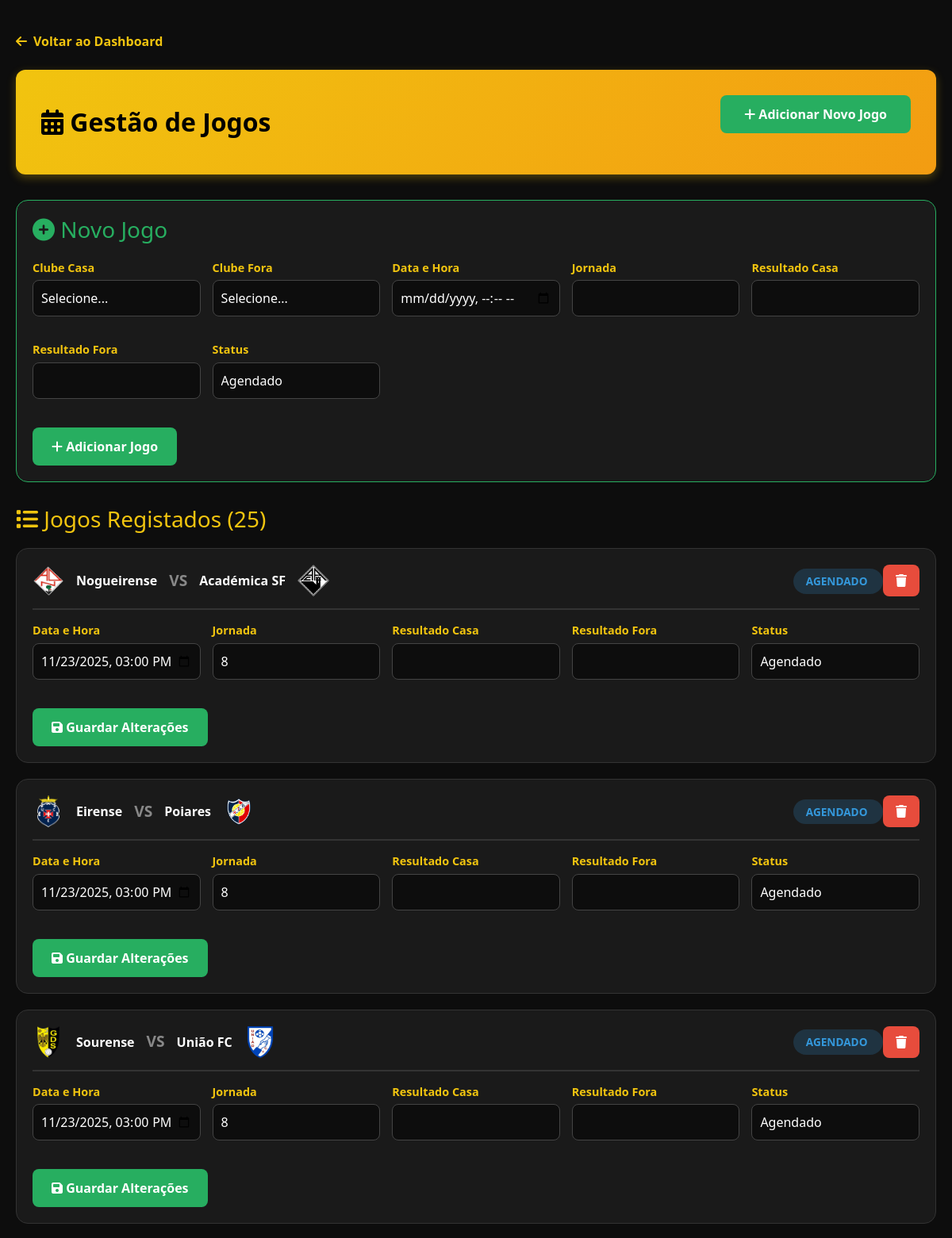
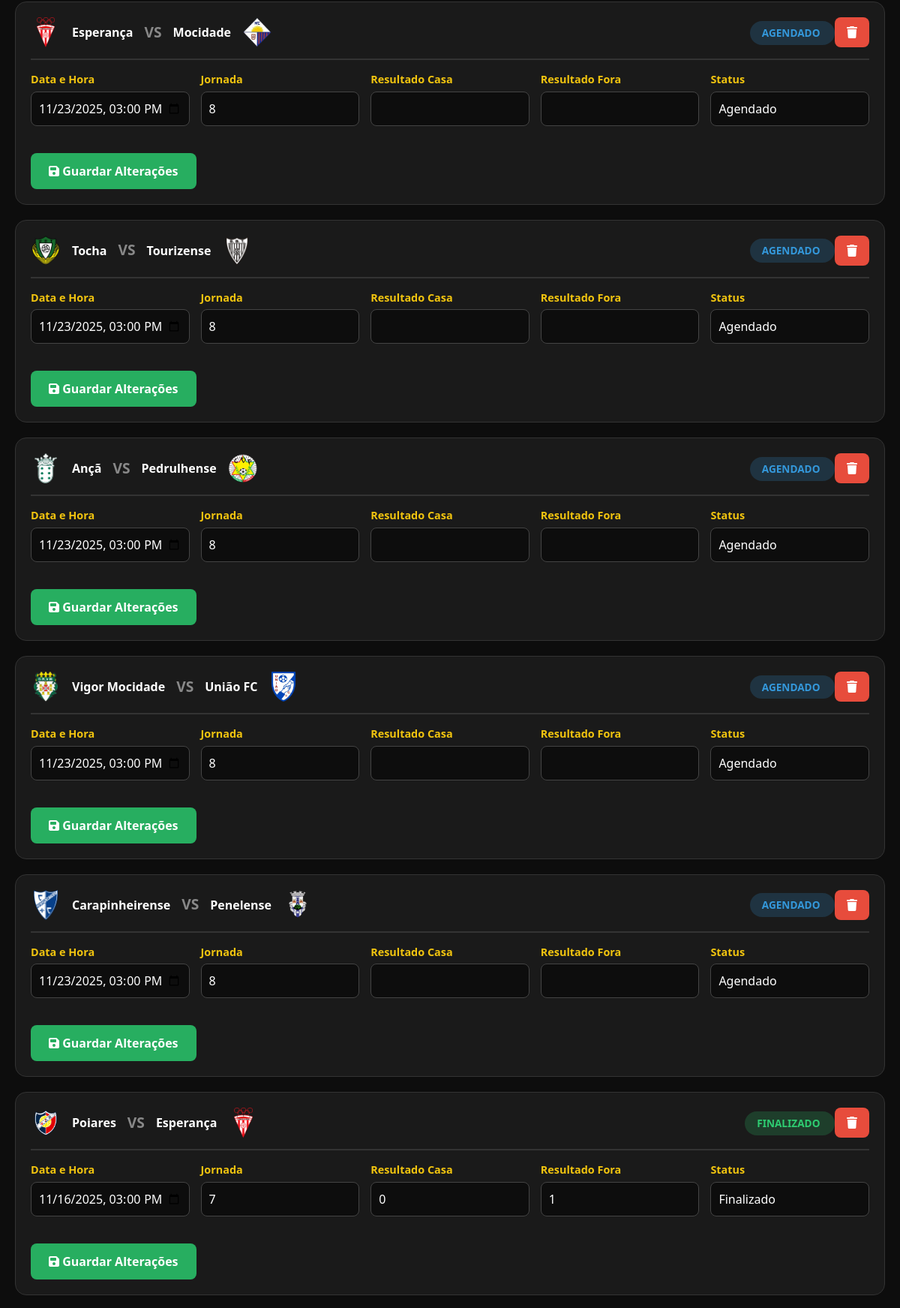
The app's page /admin/admin-jogos.php (signed in, upper part) with its own data (2 pictures, top to bottom).
### tables this page shows
CREATE TABLE jogos (
    id INT AUTO_INCREMENT PRIMARY KEY,
    clube_casa_id INT NOT NULL,
    clube_fora_id INT NOT NULL,
    resultado_casa INT NULL,
    resultado_fora INT NULL,
    data_jogo DATETIME NOT NULL,
    jornada INT NOT NULL,
    status VARCHAR(20) DEFAULT 'agendado',
    created_at TIMESTAMP DEFAULT CURRENT_TIMESTAMP,
    FOREIGN KEY (clube_casa_id) REFERENCES clubes(id) ON DELETE CASCADE,
    FOREIGN KEY (clube_fora_id) REFERENCES clubes(id) ON DELETE CASCADE,
    INDEX idx_data_jogo (data_jogo),
    INDEX idx_jornada (jornada),
    INDEX idx_status (status)
);

CREATE TABLE clubes (
    id INT AUTO_INCREMENT PRIMARY KEY,
    nome VARCHAR(100) NOT NULL,
    codigo VARCHAR(50) NOT NULL UNIQUE,
    logo VARCHAR(255) DEFAULT NULL,
    created_at TIMESTAMP DEFAULT CURRENT_TIMESTAMP,
    INDEX idx_codigo (codigo)
);

### includes/config.php (called while the page is built, shortened)
<?php
function url($path = '') {
    return BASE_URL . ltrim($path, '/');
}
?>

### config-clubes.php (called while the page is built, shortened)
<?php
require_once __DIR__ . '/includes/config.php';
function e($string) {
    return htmlspecialchars($string ?? '', ENT_QUOTES, 'UTF-8');
}
?>

### admin/admin-jogos.php (the view, shortened to what this page needs)
<?php
require_once __DIR__ . '/../config-clubes.php';
$pdo = getDB();
$stmt = $pdo->query("SELECT j.*, cc.nome as clube_casa_nome, cc.logo as clube_casa_logo, cc.codigo as clube_casa_codigo, cf.nome as clube_fora_nome, cf.logo as clube_fora_logo, cf.codigo as clube_fora_codigo FROM jogos j JOIN clubes cc ON j.clube_casa_id = cc.id JOIN clubes cf ON j.clube_fora_id = cf.id ORDER BY j.data_jogo DESC");
$jogos = $stmt->fetchAll();
?>
<!DOCTYPE html>
<html lang="pt">
<head>
    <link href="https://cdn.jsdelivr.net/npm/bootstrap@5.3.0/dist/css/bootstrap.min.css" rel="stylesheet">
    <link rel="stylesheet" href="https://cdnjs.cloudflare.com/ajax/libs/font-awesome/6.5.0/css/all.min.css">
    <link rel="stylesheet" href="<?php echo url('css/comum.css'); ?>">
    <link rel="stylesheet" href="<?php echo url('css/admin.css'); ?>">
</head>
<body>
    <div class="admin-container">
        <a href="<?= url('admin/admin.php') ?>" class="back-link">
            <i class="fas fa-arrow-left"></i> Voltar ao Dashboard
        </a>
        <div class="admin-header">
            <div style="display: flex; justify-content: space-between; align-items: center;">
                <div>
                    <h1><i class="fas fa-calendar-alt"></i> Gestão de Jogos</h1>
                </div>
                <a href="#add-new-jogo" class="btn-add-jogo" onclick="document.getElementById('novo-jogo-form').scrollIntoView({behavior: 'smooth'});">
                    <i class="fas fa-plus"></i> Adicionar Novo Jogo
                </a>
            </div>
        </div>
        <div id="novo-jogo-form" class="jogo-card" style="border-color: #27ae60;">
            <form method="POST" action="<?= url('admin/admin-jogos-editar.php') ?>">
                <h3 style="color: #27ae60; margin-bottom: 20px;">
                    <i class="fas fa-plus-circle"></i> Novo Jogo
                </h3>
                <div class="jogo-detalhes">
                    <div class="form-group">
                        <label>Clube Casa</label>
                        <select name="clube_casa_id" class="form-select" required>
                            <option value="">Selecione...</option>
                        </select>
                    </div>
                    <div class="form-group">
                        <label>Clube Fora</label>
                        <select name="clube_fora_id" class="form-select" required>
                            <option value="">Selecione...</option>
                        </select>
                    </div>
                    <div class="form-group">
                        <label>Data e Hora</label>
                        <input type="datetime-local" name="data_jogo" class="form-control" required>
                    </div>
                    <div class="form-group">
                        <label>Jornada</label>
                        <input type="number" name="jornada" class="form-control" min="1" required>
                    </div>
                    <div class="form-group">
                        <label>Resultado Casa</label>
                        <input type="number" name="resultado_casa" class="form-control" min="0">
                    </div>
                    <div class="form-group">
                        <label>Resultado Fora</label>
                        <input type="number" name="resultado_fora" class="form-control" min="0">
                    </div>
                    <div class="form-group">
                        <label>Status</label>
                        <select name="status" class="form-select" required>
                            <option value="agendado">Agendado</option>
                        </select>
                    </div>
                </div>
                <button type="submit" class="btn-save">
                    <i class="fas fa-plus"></i> Adicionar Jogo
                </button>
            </form>
        </div>
        <h3 style="color: #f1c40f; margin: 30px 0 20px 0;">
            <i class="fas fa-list"></i> Jogos Registados (<?= count($jogos) ?>)
        </h3>
        <?php foreach ($jogos as $jogo): ?>
            <form method="POST" action="<?= url('admin/admin-jogos-editar.php') ?>" class="jogo-card">
                <div class="jogo-header">
                    <div class="jogo-info">
                        <?php if (!empty($jogo['clube_casa_logo']) && file_exists(__DIR__ . '/../' . $jogo['clube_casa_logo'])): ?>
                            <img src="<?= e($jogo['clube_casa_logo']) ?>" alt="<?= e($jogo['clube_casa_nome']) ?>">
                        <?php endif; ?>
                        <strong><?= e($jogo['clube_casa_nome']) ?></strong>
                        <span class="versus">VS</span>
                        <strong><?= e($jogo['clube_fora_nome']) ?></strong>
                        <?php if (!empty($jogo['clube_fora_logo']) && file_exists(__DIR__ . '/../' . $jogo['clube_fora_logo'])): ?>
                            <img src="<?= e($jogo['clube_fora_logo']) ?>" alt="<?= e($jogo['clube_fora_nome']) ?>">
                        <?php endif; ?>
                    </div>
                    <div>
                        <span class="status-badge status-<?= $jogo['status'] ?>">
                            <?= ucfirst($jogo['status']) ?>
                        </span>
                        <button type="button" class="btn-delete" onclick="if(confirm('Tem certeza que deseja eliminar este jogo?')) { this.form.action='<?= url('admin/admin-jogos-editar.php?action=delete&id=' . $jogo['id']) ?>'; this.form.submit(); }">
                            <i class="fas fa-trash"></i>
                        </button>
                    </div>
                </div>
                <div class="jogo-detalhes">
                    <div class="form-group">
                        <label>Data e Hora</label>
                        <input type="datetime-local" name="data_jogo" class="form-control" value="<?= date('Y-m-d\TH:i', strtotime($jogo['data_jogo'])) ?>" required>
                    </div>
                    <div class="form-group">
                        <label>Jornada</label>
                        <input type="number" name="jornada" class="form-control" value="<?= $jogo['jornada'] ?>" min="1" required>
                    </div>
                    <div class="form-group">
                        <label>Resultado Casa</label>
                        <input type="number" name="resultado_casa" class="form-control" value="<?= $jogo['resultado_casa'] ?>" min="0">
                    </div>
                    <div class="form-group">
                        <label>Resultado Fora</label>
                        <input type="number" name="resultado_fora" class="form-control" value="<?= $jogo['resultado_fora'] ?>" min="0">
                    </div>
                    <div class="form-group">
                        <label>Status</label>
                        <select name="status" class="form-select" required>
                            <option value="agendado" <?= $jogo['status'] == 'agendado' ? 'selected' : '' ?>>Agendado</option>
                            <option value="finalizado" <?= $jogo['status'] == 'finalizado' ? 'selected' : '' ?>>Finalizado</option>
                        </select>
                    </div>
                </div>
                <button type="submit" class="btn-save">
                    <i class="fas fa-save"></i> Guardar Alterações
                </button>
            </form>
        <?php endforeach; ?>
    </div>
</body>
</html>

### css/comum.css (style rules this page uses)
:root { --bs-body-bg: #0D0D0D; --bs-body-color: #FFFFFF; --bs-tertiary-bg: #1A1A1A; --primary-accent: #f1c40f; --sidebar-bg: #151515; }
body { background-color: var(--bs-body-bg); color: var(--bs-body-color); }

### css/admin.css (style rules this page uses)
.admin-container { max-width: 1400px; margin: 40px auto; padding: 0 20px; }
.admin-header { background: linear-gradient(135deg, #f1c40f 0%, #f39c12 100%); color: #000; padding: 2rem; border-radius: 12px; margin-bottom: 2rem; box-shadow: 0 4px 12px rgba(241, 196, 15, 0.3); }
.admin-header h1 { margin: 0; font-size: 2rem; font-weight: 700; color: #000; }
.back-link { display: inline-flex; align-items: center; gap: 0.5rem; color: #f1c40f; text-decoration: none; font-weight: 600; margin-bottom: 1.5rem; transition: all 0.3s; }
.form-group { margin-bottom: 1rem; }
.form-group label { display: block; color: #f1c40f; font-weight: 600; margin-bottom: 5px; font-size: 0.9rem; }
.form-control, .form-select { background: #0D0D0D; border: 1px solid #444; color: #fff; border-radius: 8px; padding: 10px; width: 100%; }
.jogo-card { background: #1A1A1A; border-radius: 15px; padding: 20px; margin-bottom: 20px; border: 1px solid #333; transition: all 0.3s ease; }
.jogo-header { display: flex; justify-content: space-between; align-items: center; margin-bottom: 15px; padding-bottom: 15px; border-bottom: 2px solid #333; }
.jogo-info { display: flex; align-items: center; gap: 15px; }
.jogo-info img { width: 40px; height: 40px; object-fit: contain; }
.jogo-info .versus { color: #888; font-weight: 600; }
.status-badge { padding: 0.4rem 1rem; border-radius: 20px; font-size: 0.85rem; font-weight: 600; text-transform: uppercase; }
.status-agendado { background: rgba(52, 152, 219, 0.2); color: #3498db; }
.status-finalizado { background: rgba(46, 204, 113, 0.2); color: #2ecc71; }
.status-finalizado, .status-realizado { background: rgba(46, 204, 113, 0.2); color: #2ecc71; }
.versus { color: #f1c40f; font-weight: 700; font-size: 1.2rem; text-transform: uppercase; }
.jogo-detalhes { display: grid; grid-template-columns: repeat(auto-fit, minmax(200px, 1fr)); gap: 15px; margin-bottom: 20px; }
.btn-add-jogo { background: #27ae60; color: #fff; border: none; padding: 12px 30px; border-radius: 8px; font-weight: 600; transition: all 0.3s ease; text-decoration: none; display: inline-block; margin-bottom: 20px; }
.btn-save { background: #27ae60; color: white; border: none; padding: 0.75rem 1.5rem; border-radius: 8px; font-weight: 600; cursor: pointer; transition: all 0.3s; }
.btn-delete { background: #e74c3c; color: white; border: none; padding: 0.5rem 1rem; border-radius: 8px; font-weight: 600; cursor: pointer; transition: all 0.3s; }

### records on screen
jogos: clube_casa.logo (picture), clube_casa.nome "Nogueirense", clube_fora.nome "Académica SF", clube_fora.logo (picture), status "AGENDADO", data_jogo "11/23/2025 15:00", jornada "8", status "Agendado"
jogos: clube_casa.logo (picture), clube_casa.nome "Eirense", clube_fora.nome "Poiares", clube_fora.logo (picture), status "AGENDADO", data_jogo "11/23/2025 15:00", jornada "8", status "Agendado"
jogos: clube_casa.logo (picture), clube_casa.nome "Sourense", clube_fora.nome "União FC", clube_fora.logo (picture), status "AGENDADO", data_jogo "11/23/2025 15:00", jornada "8", status "Agendado"
jogos: clube_casa.logo (picture), clube_casa.nome "Esperança", clube_fora.nome "Mocidade", clube_fora.logo (picture), status "AGENDADO", data_jogo "11/23/2025 15:00", jornada "8", status "Agendado"
jogos: clube_casa.logo (picture), clube_casa.nome "Tocha", clube_fora.nome "Tourizense", clube_fora.logo (picture), status "AGENDADO", data_jogo "11/23/2025 15:00", jornada "8", status "Agendado"
jogos: clube_casa.logo (picture), clube_casa.nome "Ançã", clube_fora.nome "Pedrulhense", clube_fora.logo (picture), status "AGENDADO", data_jogo "11/23/2025 15:00", jornada "8", status "Agendado"
jogos: clube_casa.logo (picture), clube_casa.nome "Vigor Mocidade", clube_fora.nome "União FC", clube_fora.logo (picture), status "AGENDADO", data_jogo "11/23/2025 15:00", jornada "8", status "Agendado"
jogos: clube_casa.logo (picture), clube_casa.nome "Carapinheirense", clube_fora.nome "Penelense", clube_fora.logo (picture), status "AGENDADO", data_jogo "11/23/2025 15:00", jornada "8", status "Agendado"
jogos: clube_casa.logo (picture), clube_casa.nome "Poiares", clube_fora.nome "Esperança", clube_fora.logo (picture), status "FINALIZADO", data_jogo "11/16/2025 15:00", jornada "7", resultado_casa "0", resultado_fora "1", status "Finalizado"

### other values on screen
count($jogos) "25"
